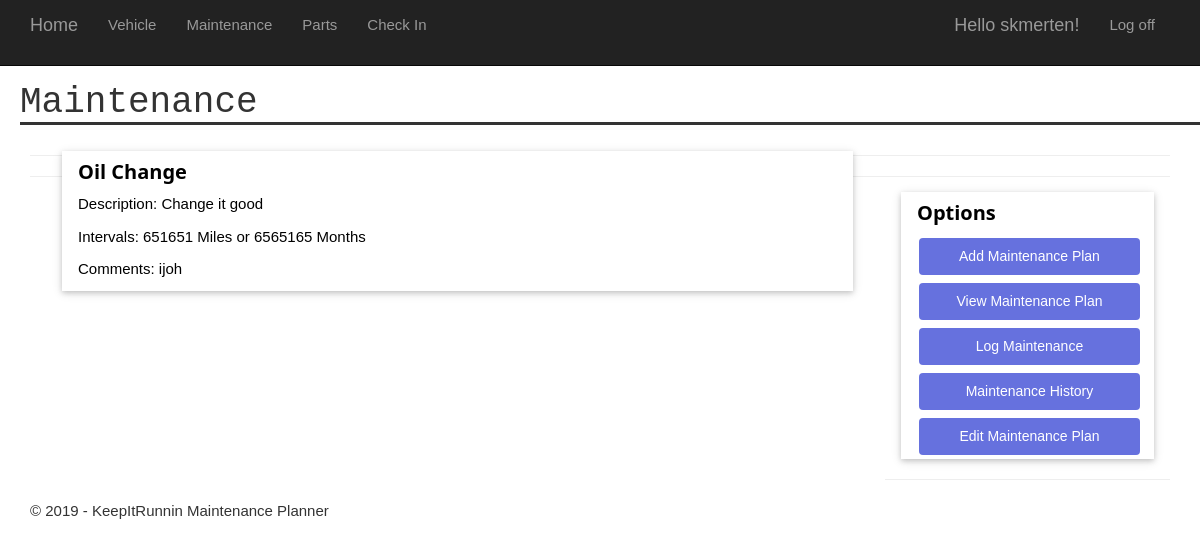
/maintenance/ (signed in), run on an earlier commit of the app's database.
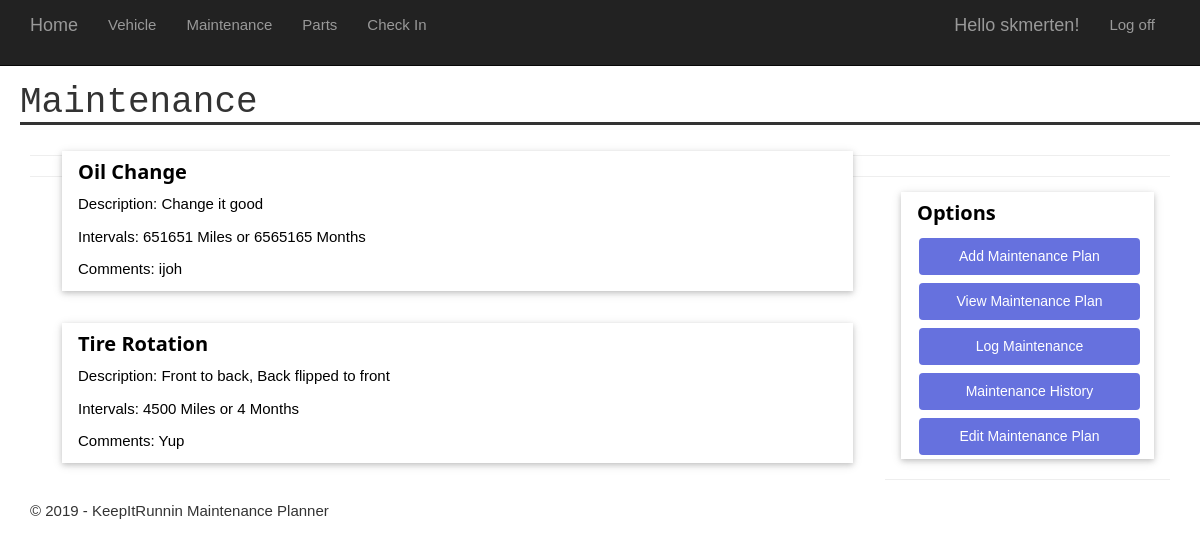
And on a later commit of the database.
### app/models.py (models this page shows, shortened)
class Maintenance(models.Model):
    vehicle = models.ForeignKey(Vehicle, on_delete=models.CASCADE)
    name = models.CharField(max_length=100)
    description = models.CharField(max_length=100,null=True)
    months = models.IntegerField(max_length=None)
    miles = models.IntegerField(max_length=None)
    materials = models.CharField(max_length=250,null=True)
    comments = models.CharField(max_length=250,null=True)

### app/views.py (the view)
# urls.py: path('maintenance/', app.views.maintenanceHome, name='maintenanceHome'),
@login_required(login_url='/login')
def maintenanceHome(request):
    maintenance = Maintenance.objects.filter(vehicle__user = request.user)
    maint_hist = Maintenance_History.objects.filter(maintenance__vehicle__user = request.user)
    assert isinstance(request, HttpRequest)
    return render(
        request,
        'app/maintenanceHome.html',
        {
            'title':'Maintenance',
            'year':datetime.now().year,
            'maintenance':maintenance,
            'maint_hist':maint_hist,
        }
    )

### app/templates/app/maintenanceHome.html (shortened to what this page needs)
{% extends "app/layout.html" %}
{% block content %}
<div class="w3-col l9">
{% if maintenance %}
    {% for maint in maintenance %}
        <div class="w3-container" >
            <div class="w3-card w3-margin w3-margin-top">
                <div class="w3-container w3-white">
                    <h4><b>{{maint.name}}</b></h4>
                    <p>Description: {{maint.description}}</p>
                    <p>Intervals: {{maint.miles}} Miles or {{maint.months}} Months</p>
                    <p>Comments: {{maint.comments}}</p>
                </div>
            </div>
        </div>
    {% endfor %}
{% endif %}
</div><hr>
<div class="w3-col l3">
    <div class="w3-card w3-margin w3-margin-top">
        <div class="w3-container w3-white">
            <h4><b>Options</b></h4>
            <a href='{% url 'addMaint' %}'><button class="button" type='button'>Add Maintenance Plan</button></a>
            <a href='{% url 'viewMaint' %}'><button class="button" type='button'>View Maintenance Plan</button></a>
            <a href='{% url 'logMaint' %}'><button class="button" type='button'>Log Maintenance</button></a>
            <a href='{% url 'viewMaintHist' %}'><button class="button" type='button'>Maintenance History</button></a>
            <a href='{% url 'chooseMaint' %}'><button class="button" type='button'>Edit Maintenance Plan</button></a>
        </div>
    </div><hr>
</div>
{% endblock %}

What changed in the data, as far as the page shows it:
added Maintenance: name "Tire Rotation", description "Front to back, Back flipped to front", miles "4500", months "4", comments "Yup"
